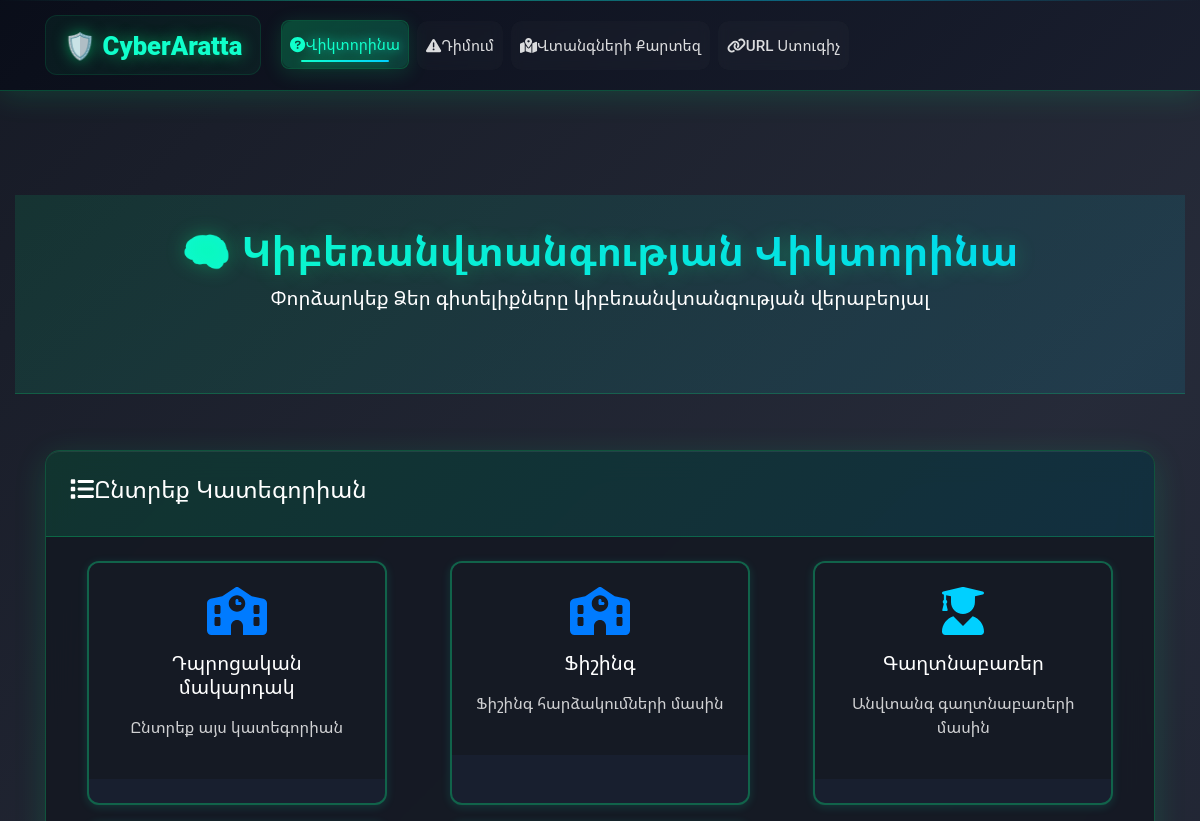
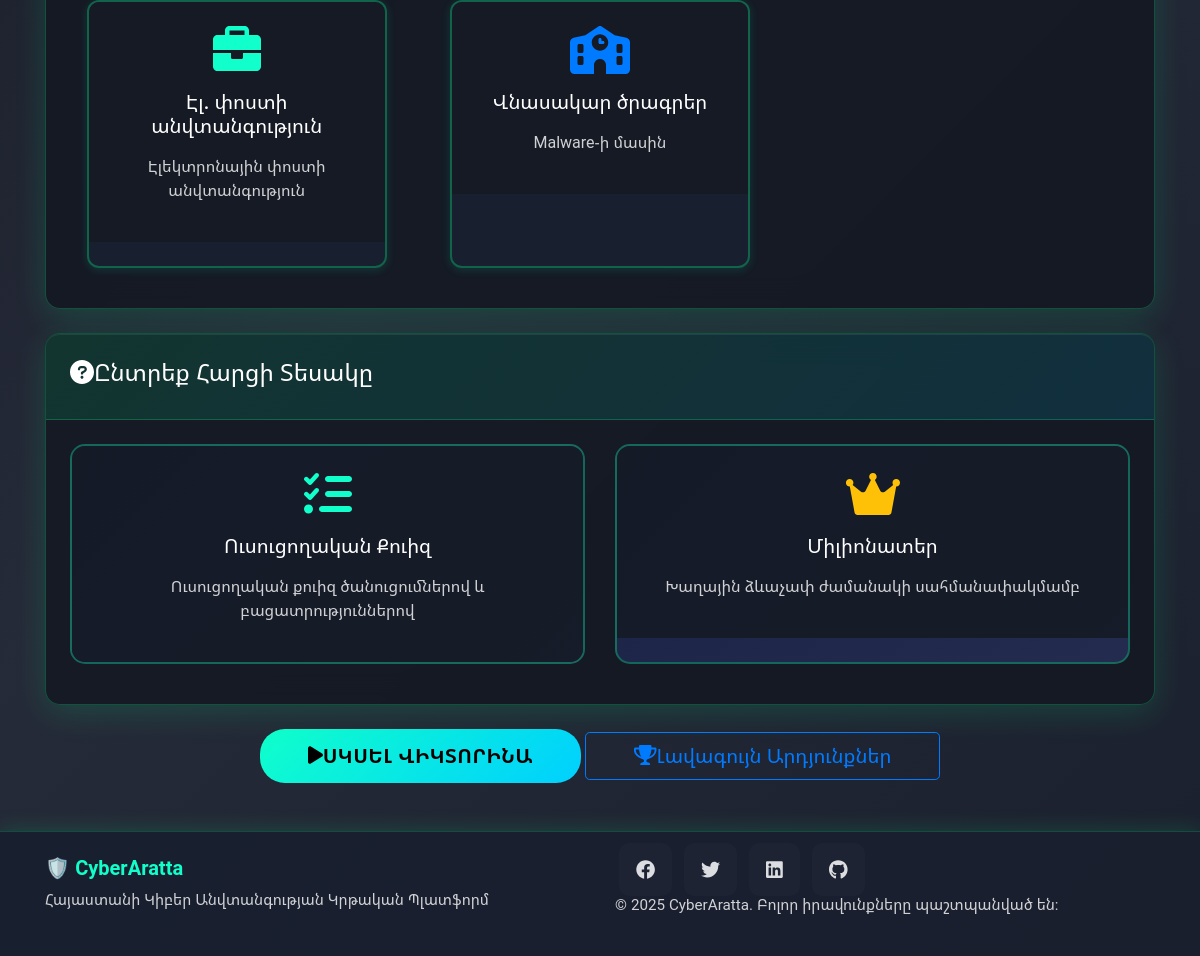
The app's page /quiz/ with its own data (2 pictures, top to bottom).
### apps/quiz/models.py (models this page shows, shortened)
class QuizCategory(models.Model):
    CATEGORY_TYPE_CHOICES = [
        ('school', 'Դպրոցական'),
        ('student', 'Ուսանող'),
        ('professional', 'Մասնագիտական'),
    ]
    PROFESSIONAL_FIELD_CHOICES = [
        ('gov', 'Պետական'),
        ('bank', 'Բանկային'),
        ('edu', 'Կրթական'),
        ('it', 'IT'),
    ]
    name = models.CharField(max_length=100)
    category_type = models.CharField(max_length=20, choices=CATEGORY_TYPE_CHOICES)
    professional_field = models.CharField(max_length=20, choices=PROFESSIONAL_FIELD_CHOICES, blank=True, null=True)
    description = models.TextField(blank=True)
    is_active = models.BooleanField(default=True)

### apps/quiz/views.py (the view)
# urls.py: path('', views.quiz_home, name='home'),
def quiz_home(request):
    categories = QuizCategory.objects.filter(is_active=True)
    return render(request, 'quiz/home.html', {'categories': categories, 'Question': Question})

### apps/core/security.py (called while the page is built)
    def __call__(self, request):
        self.check_suspicious_input(request)
        response = self.get_response(request)
        response['Referrer-Policy'] = 'strict-origin-when-cross-origin'
        response['Permissions-Policy'] = 'geolocation=(), microphone=(), camera=()'
        return response

    def check_suspicious_input(self, request):
        suspicious_keywords = [
            '<script',
            'javascript:',
            'union select',
            'drop table',
            'exec(',
            'eval(',
            '<iframe',
            'onload=',
            'onerror=',
            'vbscript:',
        ]
        for data_dict in [request.POST, request.GET]:
            for key, value in data_dict.items():
                value_str = str(value).lower()
                for keyword in suspicious_keywords:
                    if keyword in value_str:
                        client_ip = request.META.get('REMOTE_ADDR', 'unknown')
                        log_security_event('SUSPICIOUS_INPUT', client_ip, f'Keyword: {keyword}, Value: {value[:100]}')
                        break

### templates/quiz/home.html (shortened to what this page needs)
{% extends 'base.html' %}
{% load static %}
{% block page_title %}🧠 Կիբեռանվտանգության Վիկտորինա{% endblock %}
{% block page_subtitle %}
<p class="lead text-center mb-5">Փորձարկեք Ձեր գիտելիքները կիբեռանվտանգության վերաբերյալ</p>
{% endblock %}
{% block content %}
<div class="container">
    <form method="post" action="{% url 'quiz:start_quiz' %}" id="quiz-form">
        <div class="cyber-card mb-4">
            <div class="cyber-card-header">
                <h4><i class="fas fa-list me-2"></i>Ընտրեք Կատեգորիան</h4>
            </div>
            <div class="cyber-card-body">
                <div class="row">
                    {% for category in categories %}
                    <div class="col-md-4 mb-3">
                        <div class="quiz-category-card h-100" data-category="{{ category.id }}" tabindex="0">
                            <div class="card-body text-center p-4">
                                {% if category.category_type == 'school' %}
                                    <i class="fas fa-school fa-3x text-primary mb-3"></i>
                                {% elif category.category_type == 'student' %}
                                    <i class="fas fa-user-graduate fa-3x text-info mb-3"></i>
                                {% else %}
                                    <i class="fas fa-briefcase fa-3x text-success mb-3"></i>
                                {% endif %}
                                <h5 class="card-title mb-3">{{ category.name }}</h5>
                                <p class="card-text text-muted">{{ category.description|default:"Ընտրեք այս կատեգորիան" }}</p>
                            </div>
                        </div>
                    </div>
                    {% endfor %}
                </div>
            </div>
        </div>
        <div class="cyber-card mb-4">
            <div class="cyber-card-header">
                <h4><i class="fas fa-question-circle me-2"></i>Ընտրեք Հարցի Տեսակը</h4>
            </div>
            <div class="cyber-card-body">
                <div class="row">
                    {% for value, display in Question.QUESTION_TYPES %}
                    <div class="col-md-6 mb-3">
                        <div class="quiz-type-card h-100" data-type="{{ value }}">
                            <div class="card-body text-center p-4">
                                {% if value == 'classic' %}
                                    <i class="fas fa-tasks fa-3x text-success mb-3"></i>
                                    <h5 class="card-title mb-3">{{ display }}</h5>
                                    <p class="card-text text-muted">Ուսուցողական քուիզ ծանուցումներով և բացատրություններով</p>
                                {% else %}
                                    <i class="fas fa-crown fa-3x text-warning mb-3"></i>
                                    <h5 class="card-title mb-3">{{ display }}</h5>
                                    <p class="card-text text-muted">Խաղային ձևաչափ ժամանակի սահմանափակմամբ</p>
                                {% endif %}
                            </div>
                        </div>
                    </div>
                    {% endfor %}
                </div>
            </div>
        </div>
        <div class="text-center">
            <button type="submit" class="btn btn-cyber btn-lg px-5">
                <i class="fas fa-play me-2"></i>Սկսել Վիկտորինա
            </button>
            <a href="{% url 'quiz:leaderboard' %}" class="btn btn-outline-primary btn-lg px-5 ms-3">
                <i class="fas fa-trophy me-2"></i>Լավագույն Արդյունքներ
            </a>
        </div>
    </form>
</div>
{% endblock %}

### static/css/custom.css (style rules this page uses)
:root { --neon-green: #00ff88; --neon-blue: #00ccff; --dark-bg: #0a0e1a; --darker-bg: #1a1f2e; --card-bg: rgba(20, 25, 35, 0.85); --font-armenian: 'Noto Sans Armenian', 'Roboto', Arial, sans-serif; }
body { background: linear-gradient(135deg, rgba(10, 14, 26, 0.95) 0%, rgba(26, 31, 46, 0.95) 50%, rgba(15, 20, 35, 0.95) 100%); font-family: var(--font-armenian); }
body.cyber-bg { background: linear-gradient(135deg, rgba(10, 14, 26, 0.95) 0%, rgba(26, 31, 46, 0.95) 50%, rgba(15, 20, 35, 0.95) 100%); font-family: var(--font-armenian); color: #ffffff; min-height: 100vh; }
.quiz-category-card, .quiz-type-card { border: 2px solid rgba(0, 255, 136, 0.3); background: linear-gradient(135deg, rgba(30, 40, 80, 0.8), rgba(40, 50, 90, 0.8)); border-radius: 15px; cursor: pointer; transition: all 0.3s cubic-bezier(0.4, 0, 0.2, 1); position: relative; overflow: hidden; user-select: none; }
.quiz-category-card::before, .quiz-type-card::before { content: ""; position: absolute; top: 0; left: -100%; width: 100%; height: 100%; background: linear-gradient(90deg, transparent, rgba(0, 255, 136, 0.1), transparent); transition: left 0.5s ease; }
.btn-cyber { background: linear-gradient(135deg, var(--neon-green), var(--neon-blue)); color: #000; border: none; border-radius: 25px; font-weight: 600; padding: 0.75rem 2rem; text-transform: uppercase; letter-spacing: 0.5px; transition: all 0.3s ease; }
.cyber-card { background: rgba(20, 25, 35, 0.9); border: 1px solid rgba(0, 255, 136, 0.25); border-radius: 15px; backdrop-filter: blur(15px); box-shadow: 0 8px 32px rgba(0, 255, 136, 0.15), inset 0 1px 0 rgba(255, 255, 255, 0.08); transition: all 0.3s ease; margin-bottom: 1.5rem; }
.cyber-card-header { background: linear-gradient(135deg, rgba(0, 255, 136, 0.12), rgba(0, 204, 255, 0.12)); border-bottom: 1px solid rgba(0, 255, 136, 0.25); padding: 1.5rem; border-radius: 15px 15px 0 0; }
.cyber-card-body { padding: 1.5rem; color: rgba(255, 255, 255, 0.9); }
.text-muted { color: rgba(255, 255, 255, 0.8) !important; }
.text-info { color: var(--neon-blue) !important; }
.text-success { color: var(--neon-green) !important; }
.text-warning { color: #ffc107 !important; }
.card-body { background-color: var(--card-bg) !important; color: #ffffff !important; }

### static/css/quiz-patterns.css (style rules this page uses)
:root { --neon-green: #10ffcb; --neon-blue: #00d0ff; --dark-bg: #181f2f; --font-armenian: 'Noto Sans Armenian', 'Roboto', Arial, sans-serif; }
.quiz-category-card { border-radius: 12px; overflow: hidden; transition: all 0.3s ease; margin-bottom: 1.5rem; background: var(--dark-bg); box-shadow: 0 2px 10px #10ffcb22; max-width: 300px; margin-left: auto; margin-right: auto; }
.quiz-category-card .card-body { padding: 1.2rem; }

### static/css/quiz-theme.css (style rules this page uses)
:root { --neon-green: #10ffcb; --neon-blue: #00d0ff; --dark-bg: #181f2f; --font-armenian: 'Noto Sans Armenian', 'Roboto', Arial, sans-serif; }

### static/css/quiz-home.css (style rules this page uses)
:root { --neon-green: #10ffcb; --neon-blue: #00d0ff; --dark-bg: #181f2f; --font-armenian: 'Noto Sans Armenian', 'Roboto', Arial, sans-serif; }

### static/css/quiz.css (style rules this page uses)
:root { --neon-green: #10ffcb; --neon-blue: #00d0ff; --dark-bg: #181f2f; --font-armenian: 'Noto Sans Armenian', 'Roboto', Arial, sans-serif; }

### records on screen
QuizCategory: category_type "school" (drawn), name "Դպրոցական մակարդակ", description "Ընտրեք այս կատեգորիան"
QuizCategory: category_type "school" (drawn), name "Ֆիշինգ", description "Ֆիշինգ հարձակումների մասին"
QuizCategory: category_type "student" (drawn), name "Գաղտնաբառեր", description "Անվտանգ գաղտնաբառերի մասին"
QuizCategory: category_type "professional" (drawn), name "Էլ. փոստի անվտանգություն", description "Էլեկտրոնային փոստի անվտանգություն"
QuizCategory: category_type "school" (drawn), name "Վնասակար ծրագրեր", description "Malware-ի մասին"

### other values on screen
{{ display }} "Ուսուցողական Քուիզ"
{{ display }} "Միլիոնատեր"
